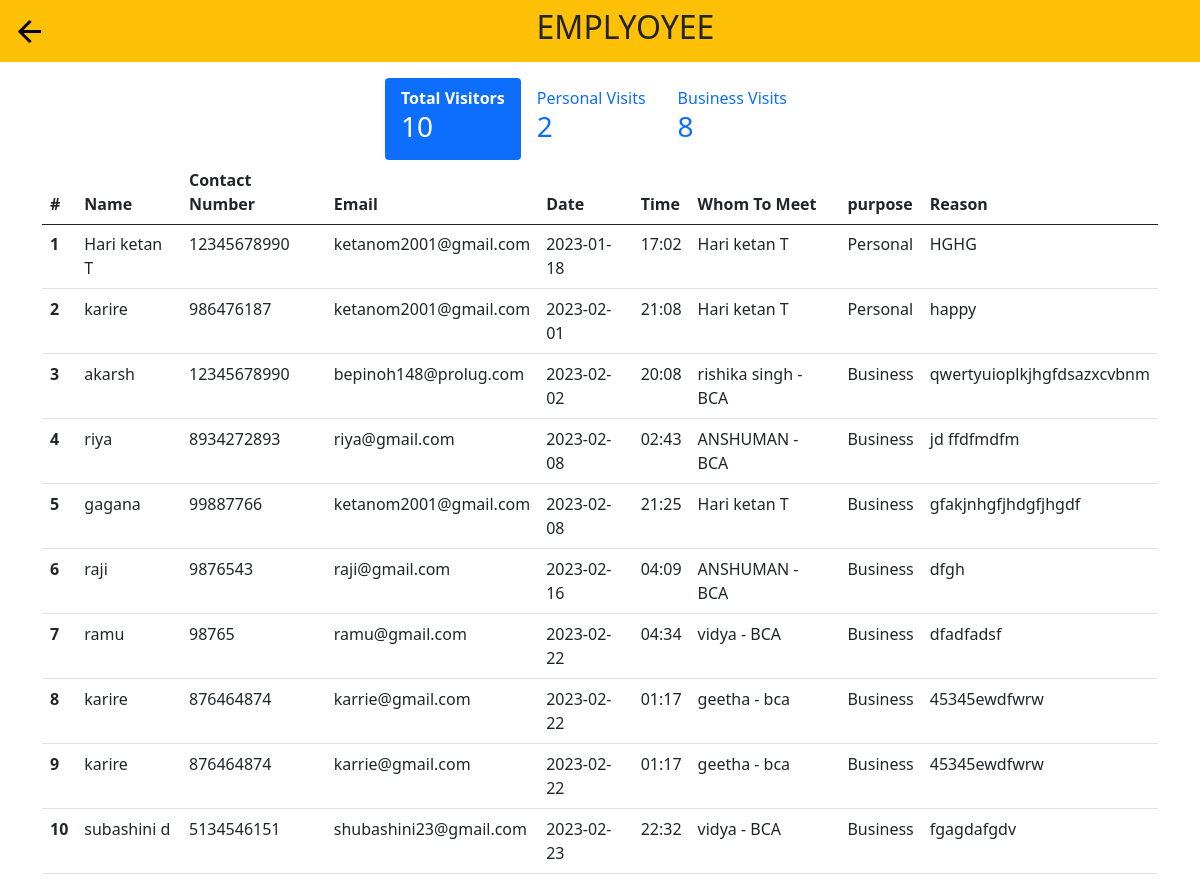
Page /others on the earlier database version.
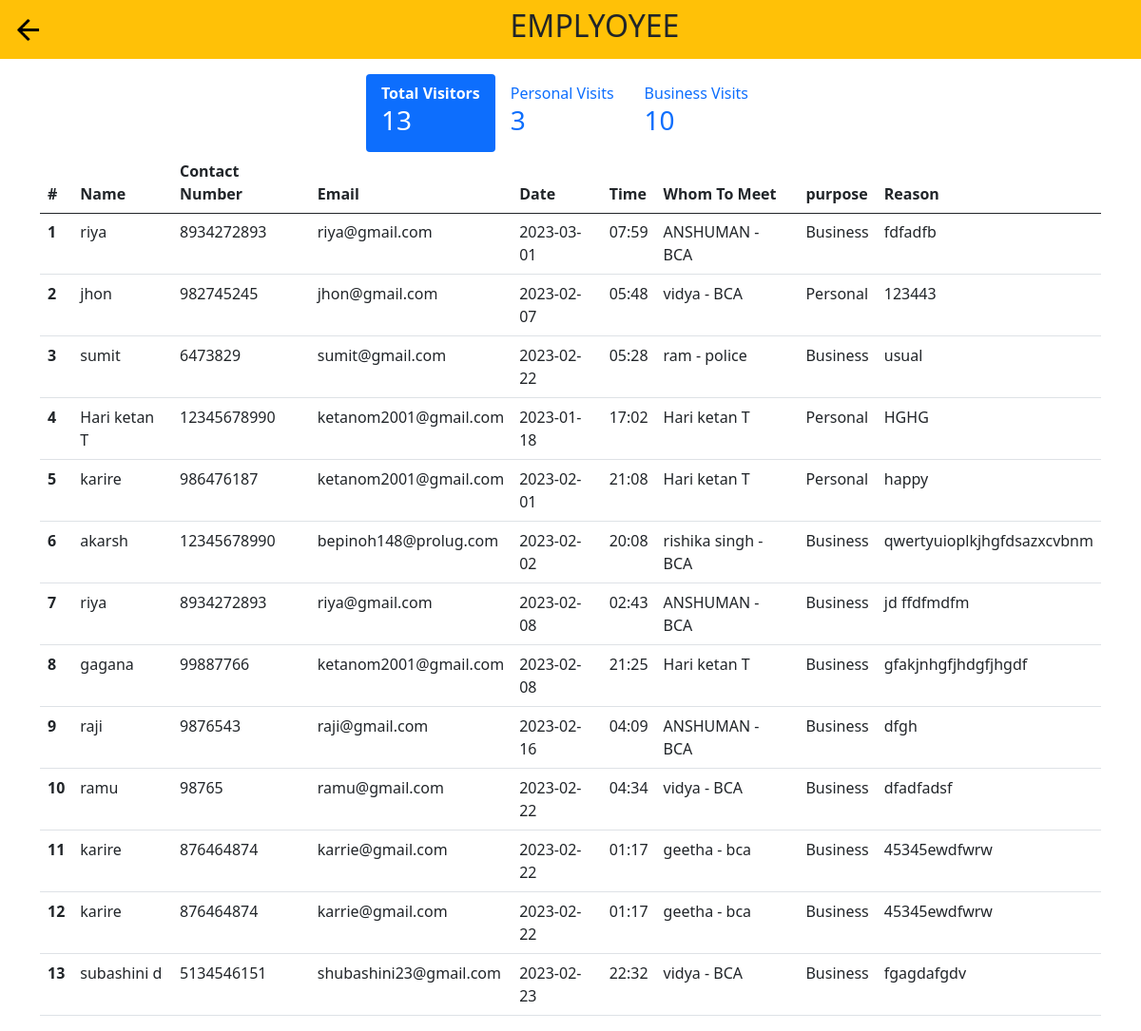
Same page on the later database version.
### tables this page shows
CREATE TABLE "register1" (
	"name"	TEXT,
	"contact_number"	INTEGER,
	"email"	TEXT,
	"date"	TEXT,
	"time"	TEXT,
	"whom_to_meet"	TEXT,
	"purpose"	TEXT,
	"reason"	TEXT,
	"photo"	TEXT,
	"status"	TEXT,
	"id"	INTEGER,
	"department"	TEXT,
	PRIMARY KEY("id" AUTOINCREMENT)
);

### app.py (the view)
@app.get("/Fregister", response_class=HTMLResponse)
def create(request:Request):
    isLogin = request.session.get('isLogin')
    role = request.session.get('role')
    if role == 1:
        return templates.TemplateResponse("Fregister.html",{"request":request})
    else:
        return "Unauthorized acess"

### templates/others.html (shortened to what this page needs)
<!doctype html>
<html lang="en">
  <head>
    <link href="https://cdn.jsdelivr.net/npm/bootstrap@5.0.2/dist/css/bootstrap.min.css" rel="stylesheet">
  </head>
  <body>
    <nav class="navbar navbar-light bg-warning ">
      <div class="container-fluid">
         <a class="navbar-brand" href="FFdashboard">
          <img src="/static/images/baseline_arrow_back_black_24dp.png" width="35" height="35">
         </a>
         <h2 class="nav-item text-center">EMPLYOYEE</h2>
      </div>
  </nav>
  <div class="container mt-3">
    <div class="row">
    <ul class="nav nav-pills justify-content-center">
      <li class="nav-item">
       <a class="nav-link active" data-bs-toggle="tab" href="#Vtotal"><b>Total Visitors</b><br><h3>{{ total_visitors }}</h3></a>
      </li>
      <li class="nav-item">
       <a class="nav-link" data-bs-toggle="tab" href="#Vpersonal">Personal Visits<br><h3>{{ visitors_personal }}</h3></a>
      </li>
      <li class="nav-item">
        <a class="nav-link" data-bs-toggle="tab" href="#Vbusiness">Business Visits<br><h3>{{ visitors_business }}</h3></a>
      </li>
    </ul>
    </div>
  </div>
  <div class="tab-content">
    <div class="tab-pane container active" id="Vtotal">
      <div class="table-responsive">
        <table class="table">
          <thead>
            <tr>
              <th scope="col-md-5">#</th>
              <th>Name</th>
              <th class="th-lg">Contact Number</th>
              <th>Email</th>
              <th>Date</th>
              <th>Time</th>
              <th>Whom To Meet</th>
              <th>purpose</th>
              <th>Reason</th>
            </tr>
          </thead>
          <tbody>
            <tr>
              {% for meetings in teacher_meeting %}
                <tr>
                  <th scope="row">{{ loop.index }}</th>
                    <td>{{meetings.name}}</td>
                    <td>{{meetings.contact_number}}</td>
                    <td>{{meetings.email}}</td>
                    <td>{{meetings.date}}</td>
                    <td>{{meetings.time}}</td>
                    <td>{{meetings.whom_to_meet}}</td>
                    <td>{{meetings.purpose}}</td>
                    <td>{{meetings.reason}}</td>
                </tr>
                {% endfor %}
            </tr>
          </tbody>
        </table>
      </div>
    </div>
  </div>
  </body>
</html>

Differences in the rows shown:
added register1: name "riya", contact_number "8934272893", email "riya@gmail.com", date "2023-03-01", time "07:59", whom_to_meet "ANSHUMAN - BCA", purpose "Business", reason "fdfadfb"
added register1: name "jhon", contact_number "982745245", email "jhon@gmail.com", date "2023-02-07", time "05:48", whom_to_meet "vidya - BCA", purpose "Personal", reason "123443"
added register1: name "sumit", contact_number "6473829", email "sumit@gmail.com", date "2023-02-22", time "05:28", whom_to_meet "ram - police", purpose "Business", reason "usual"
Other differences:
{{ total_visitors }}: "10" → "13"
{{ visitors_personal }}: "2" → "3"
{{ visitors_business }}: "8" → "10"
